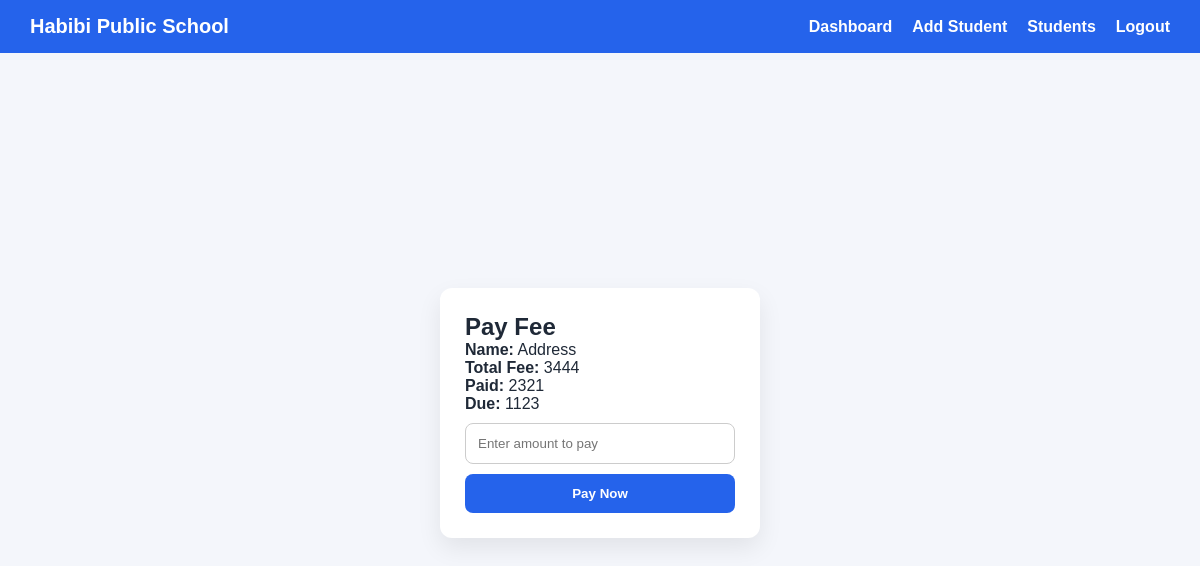
Page /pay-fee/2 (signed in) on the earlier database version.
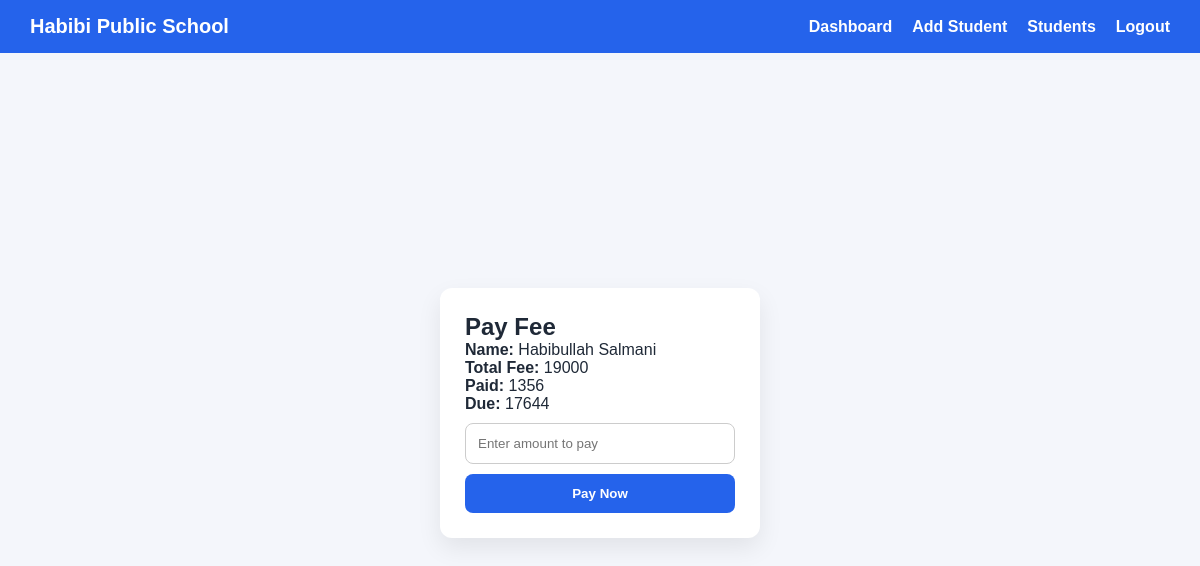
Same page on the later database version.
### tables this page shows
CREATE TABLE students (
            id INTEGER PRIMARY KEY AUTOINCREMENT,
            name TEXT,
            roll TEXT,
            class_name TEXT,
            phone TEXT,
            total_fee INTEGER,
            paid_fee INTEGER
        );

### app.py (the view, shortened to what this page needs)
@app.route("/pay-fee/<int:id>", methods=["GET","POST"])
@login_required
def pay_fee(id):
    conn = get_db()
    student = conn.execute(
        "SELECT * FROM students WHERE id=?",
        (id,)
    ).fetchone()
    if not student:
        conn.close()
        return redirect(url_for("students"))
    error = None
    remaining = student["total_fee"] - student["paid_fee"]
    conn.close()
    return render_template(
        "pay_fee.html",
        student=student,
        remaining=remaining,
        error=error
    )

### app.py (called while the page is built)
def get_db():
    conn = sqlite3.connect("database.db")
    conn.row_factory = sqlite3.Row
    return conn

def login_required(f):
    @wraps(f)
    def decorated(*args, **kwargs):
        if "admin" not in session:
            return redirect(url_for("login"))
        return f(*args, **kwargs)
    return decorated

### templates/pay_fee.html (shortened to what this page needs)
<!DOCTYPE html>
<html>
<head>
  <link rel="stylesheet" href="/static/style.css">
</head>
<body>
{% include "navbar.html" %}
<div class="center">
  <div class="card">
    <h2>Pay Fee</h2>
    <p><b>Name:</b> {{ student.name }}</p>
    <p><b>Total Fee:</b> {{ student.total_fee }}</p>
    <p><b>Paid:</b> {{ student.paid_fee }}</p>
    <p><b>Due:</b> {{ student.total_fee - student.paid_fee }}</p>
    <form method="POST">
      <input type="number" name="amount"
             placeholder="Enter amount to pay"
             max="{{ student.total_fee - student.paid_fee }}"
             required>
      <button type="submit">Pay Now</button>
    </form>
  </div>
</div>
</body>
</html>

Differences in the rows shown:
changed students: name "Address" → "Habibullah Salmani"; total_fee "3444" → "19000"; paid_fee "2321" → "1356"; student.total_fee-student.paid_fee "1123" → "17644"
